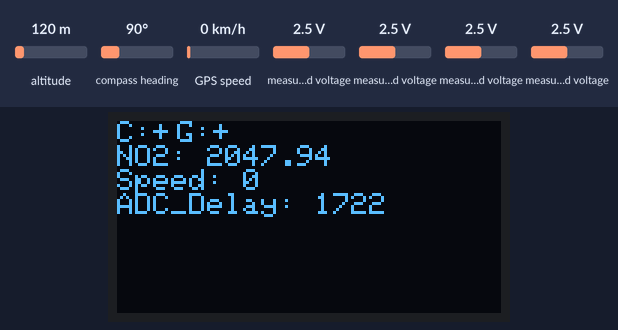
Simulated run of this program. Board: ESP8266 (NodeMCU). Parts: 128×64 one-colour display. The inputs (shaded band) are chosen by the test bench; at power-on: GPS speed 0 km/h, measured voltage 2.5 V, altitude 120 m, compass heading 90°. WiFi joins after 1.5 s; servers stay silent unless stated; the GPS gets a fix after 3 s at 37.7749, -122.4194 with 8 satellites; what the program prints to the serial monitor is not drawn.

Above: at 9.5 s.
9.6 s: GPS speed set to 2 km/h
12.2 s: measured voltage (sensor 200) set to 0.1 V
At 15.1 s:
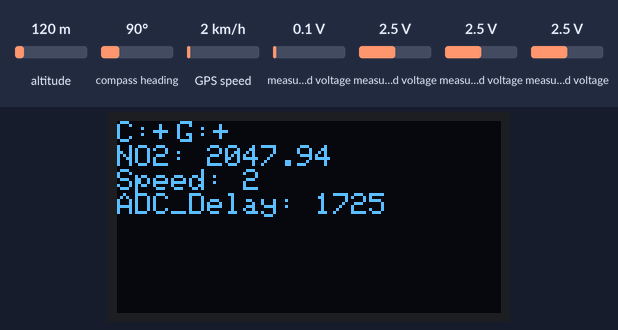
15.7 s: measured voltage (sensor 201) set to 0.1 V
At 16.4 s:
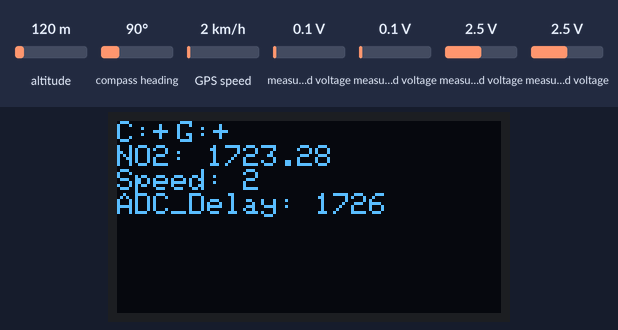
19.2 s: measured voltage (sensor 202) set to 0.1 V
At 20.8 s:
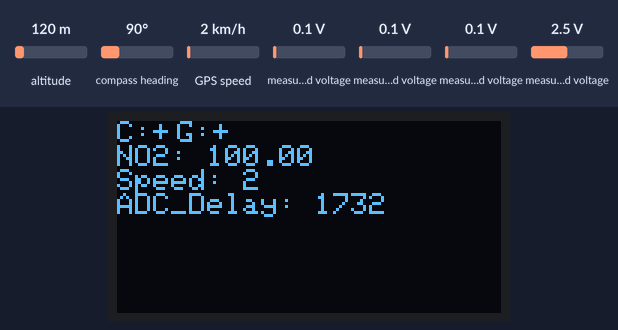
22.8 s: measured voltage (sensor 203) set to 0.1 V
At 26.0 s:
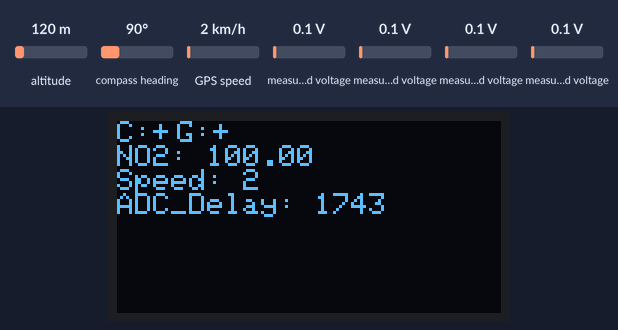
26.3 s: GPS speed set to 30 km/h
At 27.1 s:
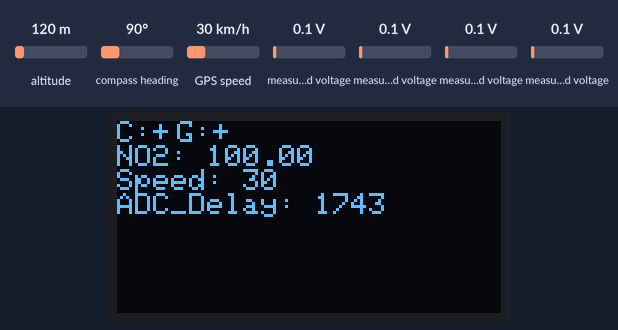
Timing chart, 0 to 29.1 s (numbered marks = the images above; inputs shaded):
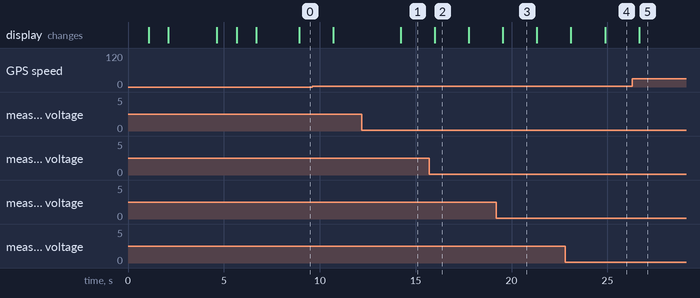

The program:

main.cpp
```cpp
//WiFi libs
#include <ESP8266WiFi.h>
#include <DNSServer.h>            //Local DNS Server used for redirecting all requests to the configuration portal
#include <ESP8266WebServer.h>     //Local WebServer used to serve the configuration portal
#include <WiFiManager.h>          //https://github.com/tzapu/WiFiManager WiFi Configuration Magic

//ADS 1115 libs
#include <Adafruit_ADS1015.h>

//I2C libs
#include <Wire.h>

// GPS libs
#include <TinyGPS++.h>

// The TinyGPS++ object
TinyGPSPlus gps;

//GeoHash libs
#include <arduino-geohash.h>
GeoHash hasher_coarse(7);
GeoHash hasher_normal(8);
GeoHash hasher_fine(9);

// Wifi Config
const char* AutoConnectAPName = "AutoConnectAP";
const char* AutoConnectAPPW = "password";

// Display libs
#include <Adafruit_GFX.h>

// Mit OLED
#include <Adafruit_SSD1306.h>
#define OLED_RESET 4
Adafruit_SSD1306 display(LED_BUILTIN);

// Config Messung
const int MessInterval = 2000; // Zeit in ms zwischen den einzelnen gemittelten Messwerten
const int Messwerte_Mittel = 30; // Anzahl der Messungen, die zu einem einzelnen Messwert gemittelt werden
const int MessDelay = MessInterval / Messwerte_Mittel; /* Pause zwischen Messungen, die zu einem Messwert gemittelt werden -> alle "MessDelay" ms ein Messwert,
bis Messwerte_Mittel mal gemessen wurde, dann wird ein Mittelwert gebildet und ausgegeben. */
unsigned long time;
unsigned long millis_time;
unsigned long counter = 0;

int WarmUp = 10000;

// Sensor Config
const char* SN1    = "NO2_WE";
const char* SN2    = "O3_WE";
const char* SN3    = "NO_WE";
const char* TEMP   = "PT1000";
const char* SN1_AE = "NO2_AE";
const char* SN2_AE = "O3_AE";
const char* SN3_AE = "NO_AE";

// Server Config
const char* InfluxDB_Server_IP = "130.149.67.141";
const int InfluxDB_Server_Port = 8086;
const char* InfluxDB_Database = "ALPHASENSE";
char MEASUREMENT_NAME[34] = "alphasense_mobil_1" ; //(+ Sensornummer)

int conState = 0;
//GPS Variablen
String latitude, longitude, Geohash_fine, Geohash_normal, Geohash_coarse, Position,last_lat, last_lng;

String connectionIndicator="-", gpsIndicator="-";
// Initialisiert WiFiClient als "client"
WiFiClient client;

// Initialisiert I2C ADS1115 als "ads"; PORTS am ESP8266: SDA = D2, SCL = D1
Adafruit_ADS1115 ads_A(0x48);
Adafruit_ADS1115 ads_B(0x49);

// Umrechnung der 16Bit Werte des ADS1115 mit dem entsprechenden GAIN abhängigen Faktor
float Umrechnungsfaktor;

String Uploadstring, serverResponse;

char incomingChar; // Dummy variable um Serverresponse zu lesen, aufs Display auszugeben und ggf. auf Serial auszugeben.
int  gpsIsUpdated=0, gpsIsValid=0, gpsIfTriggered=0, gpsAge=20000, gpsSpeed=0, gpsHour=0, gpsMinute=0; // Debugvariablen fuer das GPS

float SN1_value, SN2_value, SN3_value, Temp_value;      // globale ADC Variablen
float SN1_AE_value,SN2_AE_value,SN3_AE_value;           // fuer Ausgabe am Display

float getUmrechnungsfaktor(){
  float Faktor;
  if(ads_A.getGain()==GAIN_TWOTHIRDS){
    Faktor = 0.1875;
  }
  if(ads_A.getGain()==GAIN_ONE){
    Faktor = 0.125;
  }
  if(ads_A.getGain()==GAIN_TWO){
    Faktor = 0.0625;
  }
  if(ads_A.getGain()==GAIN_FOUR){
    Faktor = 0.03125;
  }
  return Faktor;
}

void WiFiStart(){
  /* Baut Verbindung mit dem letzten bekannten WiFi auf, wenn nicht vorhanden
  wird eigener AP erstellt -> IP: 192.168.4.1*/
  WiFiManager wifiManager;
  wifiManager.autoConnect(AutoConnectAPName, AutoConnectAPPW);
}
void Verbindungstest(){
  // Verbindungstest zum InfluxSB Server
  conState = client.connect(InfluxDB_Server_IP, InfluxDB_Server_Port);
  // Verbindung erfolgreich
  if (conState > 0) {
    Serial.println("Verbindung zum InfluxDB Server hergestellt");
    client.stop();
  }
  //Verbindung nicht erfolgreich
  else {
    Serial.print("Keine Verbindung zum InfluxDB Server, Error #");
    Serial.println(conState);
  }
}
void Messung(){

  float SN1_Integral = 0;
  float SN2_Integral = 0;
  float SN3_Integral = 0;
  float TEMP_Integral = 0;

  float SN1_AE_Integral = 0;
  float SN2_AE_Integral = 0;
  float SN3_AE_Integral = 0;

  millis_time = millis();
  //Messung über i = Messwerte_Mittel Messwerte
  for (int i = 0; i < Messwerte_Mittel; i++) {
    // Abrufen der Analogeinganswerte am ADS1115
    // Abrufen der an den Pins anliegenden Werte &
    //Integration über Anzahl der zu mittelnden Messwerte

    //ADC_A
    SN1_AE_Integral+=ads_A.readADC_SingleEnded(1);  // NO2   Aux 1
    SN2_AE_Integral+=ads_A.readADC_SingleEnded(2);  // O3/NO Aux 2
    SN3_AE_Integral+=ads_A.readADC_SingleEnded(3);  // NO    Aux 3
    TEMP_Integral  +=ads_A.readADC_SingleEnded(0);  // PT+

    //ADC_B
    SN1_Integral+=ads_B.readADC_SingleEnded(1); // NO2   Work 1
    SN2_Integral+=ads_B.readADC_SingleEnded(2); // O3/NO Work 2
    SN3_Integral+=ads_B.readADC_SingleEnded(3); // NO    Work 3

    // delay(15);
  }

   millis_time = millis() - millis_time;

   SN1_Integral = SN1_Integral / Messwerte_Mittel; // Bildung des arithmetischen Mittels
   SN2_Integral = SN2_Integral / Messwerte_Mittel;
   SN3_Integral = SN3_Integral / Messwerte_Mittel;
   TEMP_Integral = TEMP_Integral / Messwerte_Mittel;
   SN1_AE_Integral = SN1_AE_Integral / Messwerte_Mittel; // Bildung des arithmetischen Mittels
   SN2_AE_Integral = SN2_AE_Integral / Messwerte_Mittel;
   SN3_AE_Integral = SN3_AE_Integral / Messwerte_Mittel;

   Umrechnungsfaktor = getUmrechnungsfaktor();

   SN1_value = Umrechnungsfaktor * SN1_Integral;
   SN2_value = Umrechnungsfaktor * SN2_Integral;
   SN3_value = Umrechnungsfaktor * SN3_Integral;
   Temp_value = Umrechnungsfaktor * TEMP_Integral;

   SN1_AE_value = Umrechnungsfaktor * SN1_AE_Integral;
   SN2_AE_value = Umrechnungsfaktor * SN2_AE_Integral;
   SN3_AE_value = Umrechnungsfaktor * SN3_AE_Integral;
}

void Upload(String Daten){
  // Print the buffer on the serial line to see how it looks
  Serial.print("Sending following dataset to InfluxDB: ");
  Serial.println(Daten);

  //send to InfluxDB
  // Verbindungstest mit dem InfluxDB Server connect() liefert bool false / true als return
  conState = client.connect(InfluxDB_Server_IP, InfluxDB_Server_Port);

  //Sende HTTP Header und Buffer
  if (millis()-time>=WarmUp) {
    client.println("POST /write?db=ALPHASENSE HTTP/1.1");
    client.println("User-Agent: esp8266/0.1");
    client.println("Host: localhost:8086");
    client.println("Accept: */*");
    client.print("Content-Length: " + String(Uploadstring.length()) + "\r\n");
    client.println("Content-Type: application/x-www-form-urlencoded");
    client.println(); /*HTTP Header und Body müssen durch Leerzeile getrennt werden*/
    client.println(Daten); // Übermittlung des eigentlichen Data-Strings
    client.flush(); //
    delay(1000); //wait for server to process data

    // Antwort des Servers wird gelesen, ausgegeben und anschließend die Verbindung geschlossen
    Serial.println("Antwort des Servers");
    serverResponse= "";
    while(client.available()) { // Empfange Antwort
      incomingChar=char(client.read());
      serverResponse += incomingChar;
    }
    Serial.println(serverResponse);
  }
  Serial.println();
  client.stop();
}

void updateDisplay(){

if (gpsAge < 10000){
  gpsIndicator = "+";
}
else{
  gpsIndicator = "-";
}

if (conState = 1){
  connectionIndicator = "+";
}
else{
  connectionIndicator = "-";
}

display.clearDisplay();
display.setCursor(0,0);
display.print("C:"+ connectionIndicator);
display.setCursor(20,0);
display.println("G:"+ gpsIndicator);

display.println("NO2: "+ String(SN1_value));
display.println("Speed: "+ String(gpsSpeed));
display.println("ADC_Delay: "+ String(millis_time));
display.display();
}

void checkGPS(){
  gpsIfTriggered = 0;
  while (Serial.available()){
    gps.encode(Serial.read());
    // gpsIsUpdated   = gps.location.isUpdated();
    // gpsIsValid     = gps.location.isValid();
    gpsAge         = gps.location.age();

    if (gps.location.isValid()){

      gpsIfTriggered = 1;
      latitude  = String(gps.location.lat(),6);
      longitude = String(gps.location.lng(),6);
      gpsSpeed  = gps.speed.kmph();
      gpsHour   = gps.time.hour();
      gpsMinute = gps.time.minute();
       if ((longitude != last_lng) or (latitude != last_lat)){
         gpsIsUpdated = 1;
       }

      last_lat = latitude;
      last_lng = longitude;

      Geohash_fine   = hasher_fine.encode(gps.location.lat(), gps.location.lng());
      Geohash_normal = hasher_normal.encode(gps.location.lat(), gps.location.lng());
      Geohash_coarse = hasher_coarse.encode(gps.location.lat(), gps.location.lng());
    }
  }

}

void generateUploadString(){
  // Messwerte in String zusammenbauen
  Uploadstring =
  String(MEASUREMENT_NAME) + "," +

  //Tags
  "host=alphasense_mobil_1" + "," +
  "hour=" + String(gpsHour) + "," +
  "minute=" + String(gpsMinute) + "," +
  "geohash="        + Geohash_normal + "," +
  "geohash_fine="   + Geohash_fine   + "," +
  "geohash_normal=" + Geohash_normal + "," +
  "geohash_coarse=" + Geohash_coarse +
   " " + // Leerzeichen trennt Tags und Fields

  //Messwerte
  SN1 +    "=" + String(SN1_value , 4) + "," +
  SN2 +    "=" + String(SN2_value, 4) + "," +
  SN3 +    "=" + String(SN3_value,4) + "," +
  TEMP +   "=" + String(Temp_value, 4) + "," +
  SN1_AE + "=" + String(SN1_AE_value, 4) + "," +
  SN2_AE + "=" + String(SN2_AE_value, 4) + "," +
  SN3_AE + "=" + String(SN3_AE_value, 4) + "," +

  //Position & Speed
  "lng=" + longitude + "," +
  "lat=" + latitude + "," +
  "speed=" + gpsSpeed;
}

void setup() {
  Serial.begin(9600);
  Serial.println("Setup");

  display.begin(SSD1306_SWITCHCAPVCC, 0x3C);
  display.setTextSize(1);
  display.setTextColor(WHITE);
  display.setCursor(0,0);
  display.clearDisplay();

  display.println("Boot...");
  display.display();
  delay(1000);

  // Startet Kommunikation mit IDC über Port 4 und 5 auf ESP8266 und setzt Gain des ADCs
  ads_A.setGain(GAIN_TWO);        // 1x gain   +/- 4.096V  1 bit = 2mV      0.125mV
  ads_B.setGain(GAIN_TWO);

  ads_A.begin();
  ads_B.begin();

  display.println("Start ADCs...");
  display.display();
  delay(1000);

  display.println("Start Wifimanager...");
  display.display();
  delay(1000);

  WiFiStart();

  //if you get here you have connected to the WiFi

  display.println("Connected to Wifi");
  display.print("IP:"); display.println(WiFi.localIP());
  display.display();
  delay(1000);

  display.print("Start Loop()");
  display.display();
  delay(1000);
  display.clearDisplay();
  display.display();
  time = millis();
}

void loop() {
Messung();
checkGPS();

if (gpsIsUpdated == 1){
generateUploadString();
Upload(Uploadstring);
gpsIsUpdated = 0;
}
updateDisplay();
}
```

Measured:
- after the input at 12.2 s, the display: changes after 2.0 s (image 1)
- after the input at 15.7 s, the display: changes after 0.30 s (image 2)
- after the input at 19.2 s, the display: changes after 0.34 s (image 3)
- after the input at 22.8 s, the display: first changes after 0.30 s (image 4 shows a later state)
- after the input at 26.3 s, the display: changes after 0.37 s (image 5)
- what the display in image 2 shows lasts 1.8 s, from 16.0 s to 17.8 s
